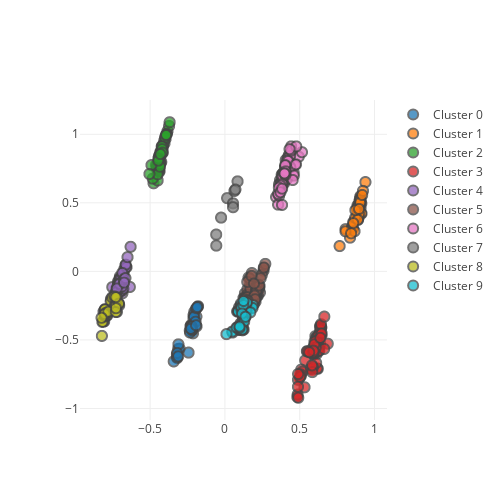

Here is the notebook cell this chart was saved with:
### Markdown cell above
### IMDB dataset

### Code cell
n_clusters = 10
df = pd.read_csv("movies_pca.csv")

X = df.drop('title',1).values

clusters = doTests(n_clusters, X)
df = pd.DataFrame(X)
df['cluster'] = clusters

plot(df)
